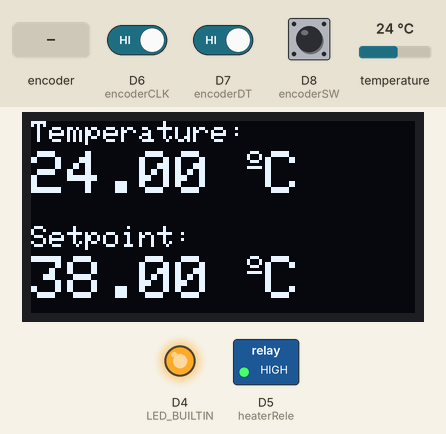
A sketch run on a simulated ESP8266 (NodeMCU). Parts: 128×64 one-colour display, switched loads named in the sketch (green lamp = pin HIGH), output pins drawn as LEDs (lit = HIGH, except the on-board LED, lit = LOW). The test bench sets the inputs (shaded band); at power-on: temperature 24 °C, D8 (encoderSW) HIGH, D6 (encoderCLK) HIGH, D7 (encoderDT) HIGH. What the sketch prints to the serial monitor is not drawn.

Above: at 2.3 s.
2.4 s: temperature set to 37.6 °C
At 5.2 s:
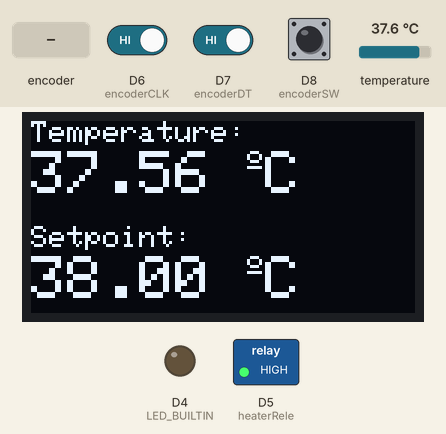
6.1 s: temperature set to 38.9 °C
At 8.4 s:
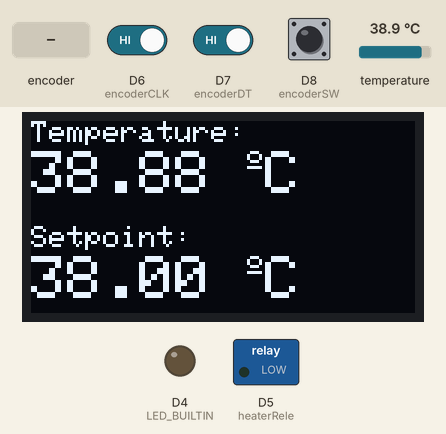
9.8 s: temperature set to 37.9 °C
At 10.7 s:
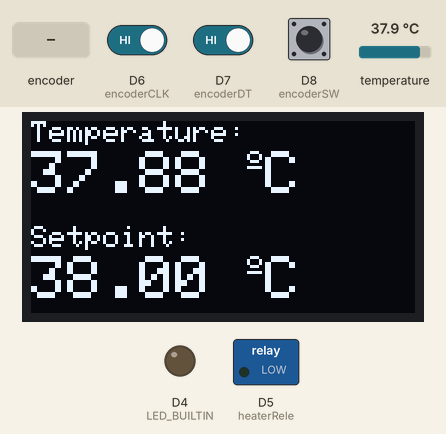
11.7 s: temperature set to 36.7 °C
At 12.4 s:
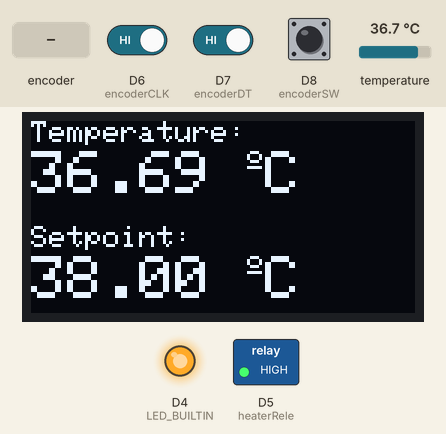
13.3 s: D8 (encoderSW) pulsed LOW 5 times (0.12 s each, 0.3 s apart)
At 15.7 s:
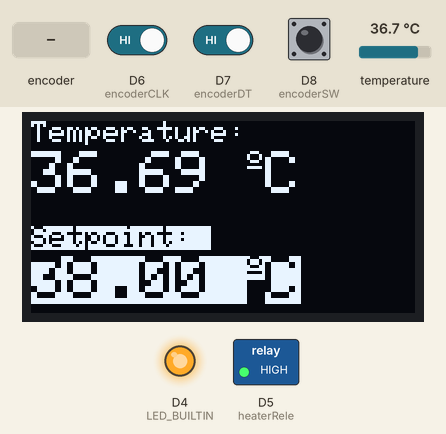
18.1 s: rotary encoder on D6 (encoderCLK) / D7 (encoderDT) turned 1 step (first pin leading)
At 20.5 s:
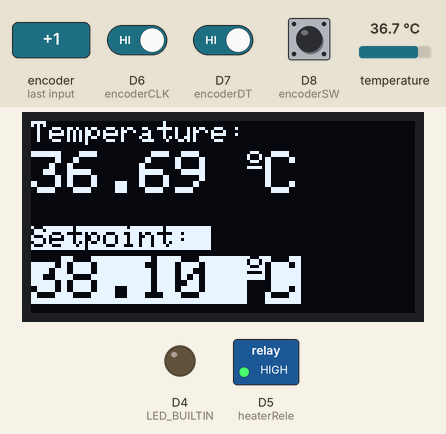
Timing chart, 0 to 20.8 s (numbered marks = the images above; inputs shaded):
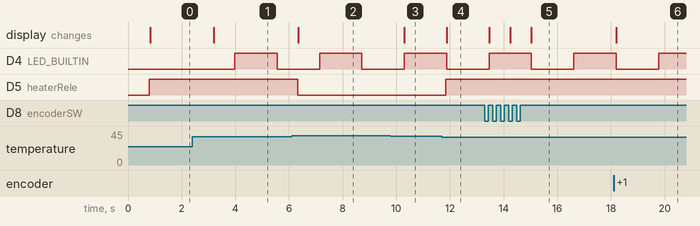

The sketch:

Water_Heater.ino
```cpp
#include <OneWire.h>
#include <DallasTemperature.h>
#include <SPI.h>
#include <Wire.h>
#include <Adafruit_GFX.h>
#include <Adafruit_SSD1306.h>

#define ONE_WIRE_BUS D3
OneWire oneWire(ONE_WIRE_BUS);
DallasTemperature sensors(&oneWire);

#define SCREEN_WIDTH 128 // OLED display width, in pixels
#define SCREEN_HEIGHT 64 // OLED display
#define SCREEN_ADDRESS 0x3C ///< See datasheet for Address; 0x3D for 128x64, 0x3C for 128x32
Adafruit_SSD1306 display(SCREEN_WIDTH, SCREEN_HEIGHT, &Wire, -1);

#define encoderCLK D6
#define encoderDT D7
#define encoderSW D8

#define heaterRele D5

volatile int lastEncoded = 0;
volatile long encoderValue = 0;

bool EncoderSW_Pressed, encoderSW_state, encoderSW_detached, led_state;
float temperatureC, setpointC;
unsigned long prev_millis, prev_millis_led, prev_millis_encoderSWinterrupt, curr_millis;

void setup()
{
  Serial.begin(115200);
  Serial.println("Setup...");

  pinMode(LED_BUILTIN, OUTPUT);
  pinMode(heaterRele, OUTPUT);

  Encoder_Setup();
  OLED_Setup();

  Serial.println("Setup OK!");
  prev_millis = millis();
  prev_millis_encoderSWinterrupt = millis();
  prev_millis_led = millis();
}

void loop()
{
  curr_millis = millis();

  sensors.requestTemperatures();
  temperatureC = sensors.getTempCByIndex(0);
  //Serial.print(temperatureC);
  //Serial.println("ºC");

  setpointC = 38.0 + (encoderValue / 10.0);
  if(temperatureC <= setpointC - 0.5)
  {
    digitalWrite(heaterRele, HIGH);
  }

  if(temperatureC >= setpointC + 0.5)
  {
    digitalWrite(heaterRele, LOW);
  }

  OLED_Print();

  if(encoderSW_detached)
  {
    if(curr_millis - prev_millis_encoderSWinterrupt >= 500)
    {
      prev_millis_encoderSWinterrupt = curr_millis;
      encoderSW_detached = false;
      attachInterrupt(digitalPinToInterrupt(encoderSW), Encoder_SW_Interrupt, RISING);
    }
  }

  if(curr_millis - prev_millis_led >= 1000)
  {
    if(led_state)
    {
      digitalWrite(LED_BUILTIN, HIGH);
    }
    else
    {
      digitalWrite(LED_BUILTIN, LOW);
    }
    prev_millis_led = curr_millis;
    led_state = !led_state;
  }
}
```

Encoder.ino
```cpp
void Encoder_Setup()
{
  pinMode(encoderCLK,INPUT);
  pinMode(encoderDT,INPUT);
  pinMode(encoderSW, INPUT);

  attachInterrupt(digitalPinToInterrupt(encoderCLK), Encoder_Interrupt, CHANGE);
  attachInterrupt(digitalPinToInterrupt(encoderDT), Encoder_Interrupt, CHANGE);
  attachInterrupt(digitalPinToInterrupt(encoderSW), Encoder_SW_Interrupt, RISING);

  Serial.println("Encoder setup OK!");
}

IRAM_ATTR void Encoder_SW_Interrupt()
{
  Serial.println("Encoder Switch Interrupt!");
  detachInterrupt(digitalPinToInterrupt(encoderSW));
  EncoderSW_Pressed = !EncoderSW_Pressed;
  encoderSW_detached = true;
}

IRAM_ATTR void Encoder_Interrupt()
{
  int MSB = digitalRead(encoderCLK); //MSB = most significant bit
  int LSB = digitalRead(encoderDT); //LSB = least significant bit

  int encoded = (MSB << 1) | LSB; //converting the 2 pin value to single number
  int sum  = (lastEncoded << 2) | encoded; //adding it to the previous encoded value

  if(EncoderSW_Pressed)
  {
    //if (sum == 0b1101 || sum == 0b0100 || sum == 0b0010 || sum == 0b1011) encoderValue ++;
    //if (sum == 0b1110 || sum == 0b0111 || sum == 0b0001 || sum == 0b1000) encoderValue --;
    if (sum == 0b0010) encoderValue ++;
    if (sum == 0b1000) encoderValue --;
  }

  lastEncoded = encoded; //store this value for next time
}
```

OLED.ino
```cpp
void OLED_Setup()
{
if(display.begin(SSD1306_SWITCHCAPVCC, SCREEN_ADDRESS))
  {
    display.clearDisplay();          // Normal 1:1 pixel scale
    Serial.println("OLED setup OK!");
  }
}

void OLED_Print()
{
  display.clearDisplay();
  display.setTextColor(WHITE);
  display.setTextSize(1);
  display.setCursor(0,0);
  display.print("Temperature: ");
  display.setTextSize(2);
  display.setCursor(0,10);
  display.print(temperatureC);
  display.print(" ");
  display.setTextSize(1);
  display.cp437(true);
  display.write(167);
  display.setTextSize(2);
  display.print("C");

  if(EncoderSW_Pressed)
  {
    /*if(curr_millis - prev_millis >= 500)
    {
      prev_millis = curr_millis;
      encoderSW_state = !encoderSW_state;
      if(encoderSW_state)
      {
        display.setTextColor(WHITE);
      }
      else
      {
        display.setTextColor(BLACK, WHITE);
      }
    }*/
    display.setTextColor(BLACK, WHITE);
  }
  else
  {
    display.setTextColor(WHITE);
  }

  display.setTextSize(1);
  display.setCursor(0, 35);
  display.print("Setpoint: ");
  display.setTextSize(2);
  display.setCursor(0, 45);
  display.print(setpointC);
  display.print(" ");
  display.setTextSize(1);
  display.cp437(true);
  display.write(167);
  display.setTextSize(2);
  display.print("C");

  display.display();
}
```

Measured:
- the behaviour switches between 38.4 and 38.5 °C on temperature (found by bisection; images 1 and 2)
- the behaviour switches between 37.6 and 37.5 °C on temperature (found by bisection; images 3 and 4)
- after the input at 2.4 s, the display: changes after 0.79 s (image 1)
- after the input at 6.1 s, D5 (heaterRele): HIGH → LOW after 0.22 s; the display: changes after 0.25 s (image 2)
- after the input at 9.8 s, the display: changes after 0.50 s (image 3)
- after the input at 11.7 s, D5 (heaterRele): LOW → HIGH after 0.15 s; the display: changes after 0.18 s (image 4)
- after the input at 13.3 s, the display: changes after 0.16 s (image 5)
- after the input at 18.1 s, the display: changes after 0.10 s (image 6)
